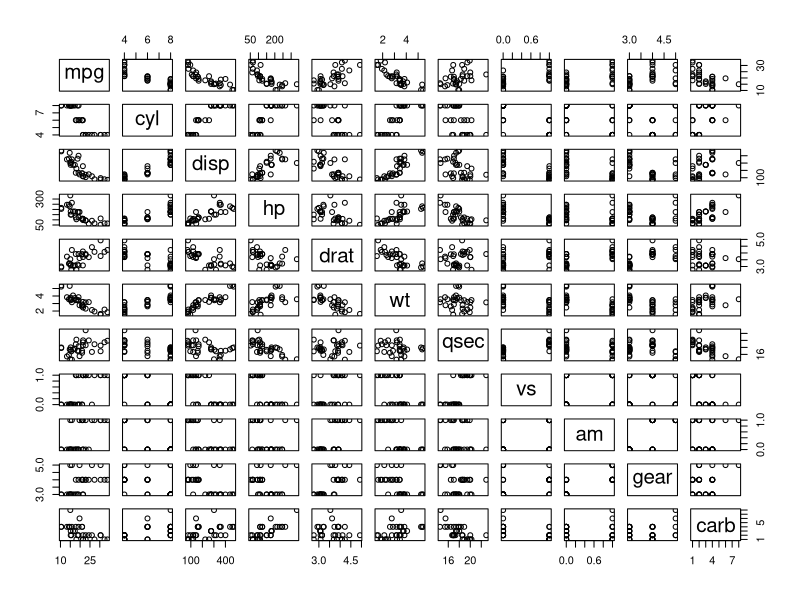
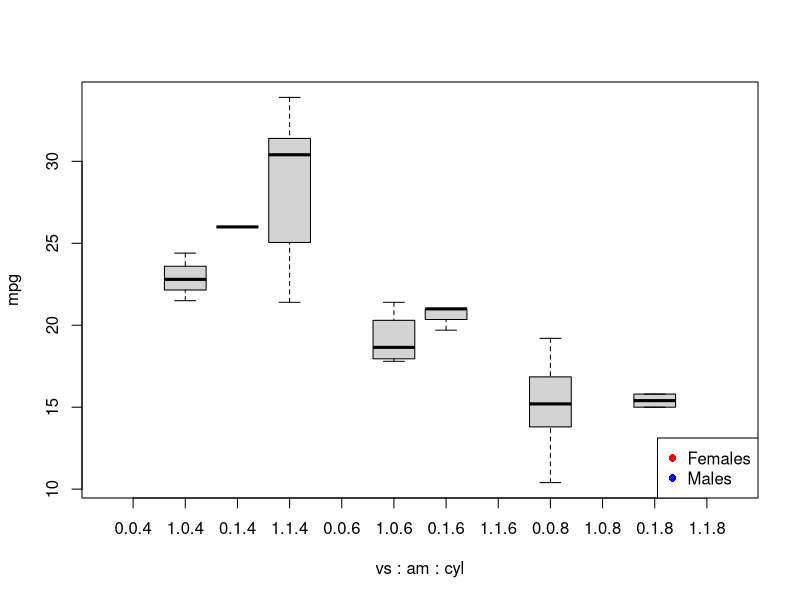
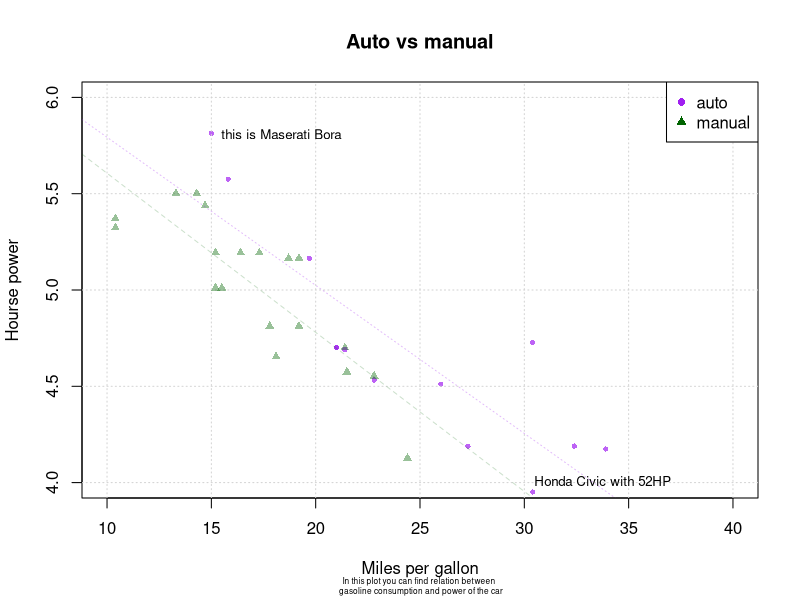

These charts were generated, in order, by the following R code:
## ---- chunk 1
data("mtcars")
plot(mtcars)
str(mtcars)
## ---- chunk 2
boxplot(mpg~vs+am+cyl,data = mtcars)

legend("bottomright",
       legend = c("Females", "Males"),
       col = c('red', 'blue'),
       pch = c(16, 16))
## ---- chunk 3
library(scales)
auto_cars = subset(mtcars,am==1)
manual_cars = subset(mtcars,am==0)

plot(auto_cars$mpg,log(auto_cars$hp),
     pch=16,
     col=alpha("purple", .7),
     xlab='Miles per gallon',
     ylab='Hourse power',
     xlim=c(10,40),
     ylim=c(4,6),
     cex=.7,cex.sub=.5,main = 'Auto vs manual',sub = 'In this plot you can find relation between \n gasoline consumption and power of the car')
grid()
points(manual_cars$mpg,log(manual_cars$hp),
       col=alpha("darkgreen", .4),
       pch=17,cex=.9)

legend("topright",
       legend = c("auto",'manual'),
       col = c('purple','darkgreen'),
       pch = c(16,17))

text(15, 5.8, "this is Maserati Bora",
     cex = .8,pos=4)

text(30, 4, "Honda Civic with 52HP",
     cex = .8,pos=4)
abline(lm(log(hp)~mpg,auto_cars),col=alpha("purple", .3),lty=3)
abline(lm(log(hp)~mpg,manual_cars),col=alpha("darkgreen", .2),lty=2)

